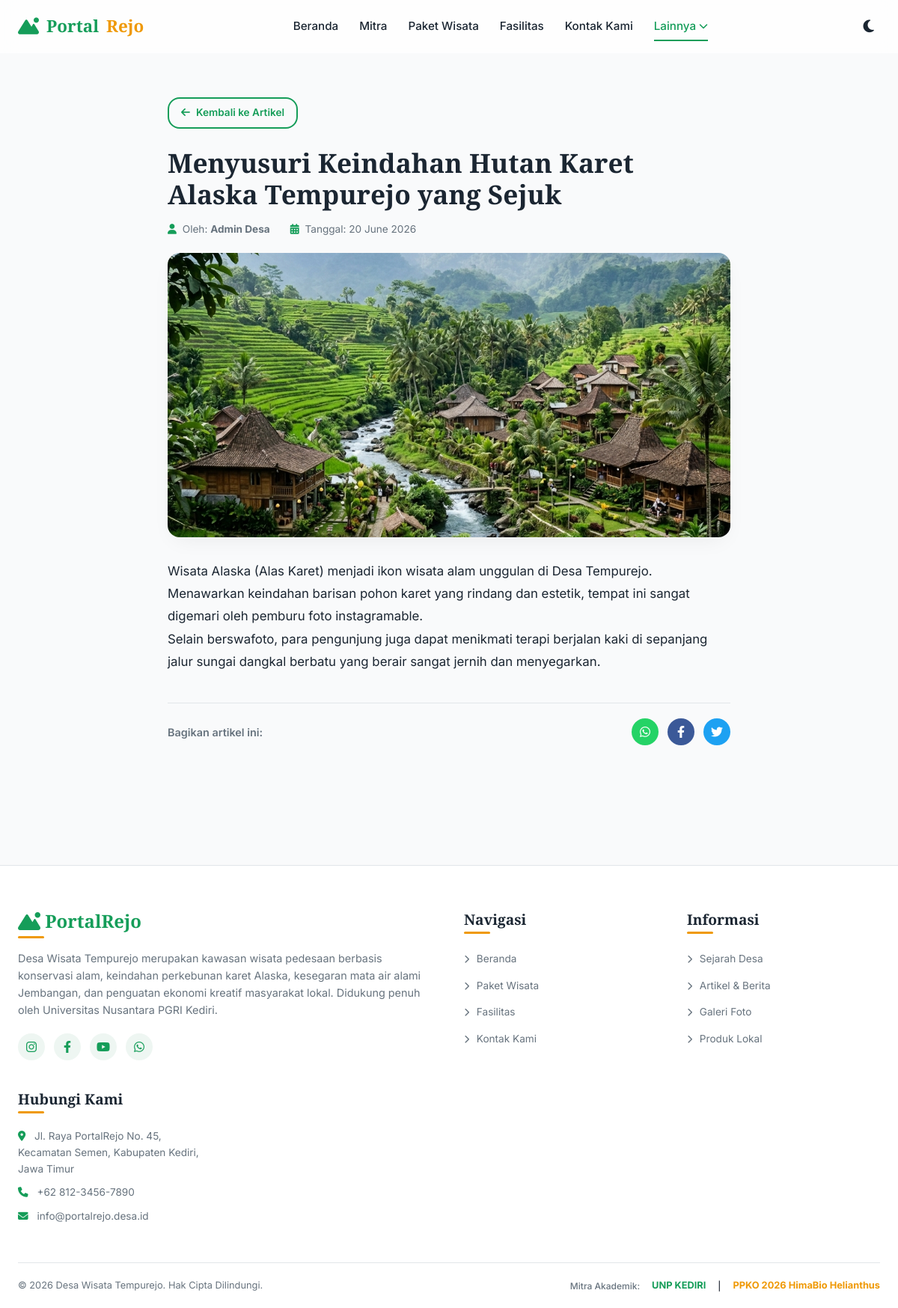
The app's page /index.php?page=artikel&slug=menyusuri-keindahan-hutan-karet-alaska-tempurejo with its own data.
### tables this page shows
CREATE TABLE IF NOT EXISTS `artikel` (
  `id` INT AUTO_INCREMENT PRIMARY KEY,
  `judul` VARCHAR(150) NOT NULL,
  `slug` VARCHAR(150) NOT NULL UNIQUE,
  `konten` TEXT NOT NULL,
  `gambar` VARCHAR(255),
  `penulis` VARCHAR(100) DEFAULT 'Admin',
  `created_at` TIMESTAMP DEFAULT CURRENT_TIMESTAMP
);

### config/db.php (called while the page is built, shortened)
<?php
$db_host = 'localhost';
$db_user = 'root';
$db_pass = '';
$db_name = 'desa_wisata_tempurejo';
$pdo = null;
$db_connected = false;
try {
    $dsn = "mysql:host=$db_host;dbname=$db_name;charset=utf8mb4";
    $options = [
        PDO::ATTR_ERRMODE            => PDO::ERRMODE_EXCEPTION,
        PDO::ATTR_DEFAULT_FETCH_MODE => PDO::FETCH_ASSOC,
        PDO::ATTR_EMULATE_PREPARES   => false,
    ];
    $pdo = new PDO($dsn, $db_user, $db_pass, $options);
    $db_connected = true;
} catch (PDOException $e) {
    $db_connected = false;
}
function get_artikel($slug = null) {
    global $pdo, $db_connected;
    $mock_artikel = [
        [
            'id' => 1,
            'judul' => 'PPK Ormawa HimaBio Helianthus 2026 Kembangkan Digitalisasi Desa Wisata Tempurejo',
            'slug' => 'ppko-himabio-helianthus-digitalisasi-desa-tempurejo',
            'konten' => '<p>Desa Tempurejo kini melangkah maju menuju desa wisata digital. Tim PPK Ormawa HimaBio Helianthus UNP Kediri berkolaborasi dengan perangkat desa meluncurkan platform PortalRejo untuk mempromosikan destinasi unggulan desa.</p><p>Melalui sistem portal informasi ini, wisatawan luar kota dapat dengan mudah menemukan letak Wisata Alaska, melakukan reservasi homestay, memesan paket wisata Jembangan, dan berbelanja produk lokal Tempurejo.</p>',
            'gambar' => 'artikel_launching.jpg',
            'penulis' => 'Tim Dokumentasi PPKO',
            'created_at' => '2026-06-18 10:00:00'
        ],
        [
            'id' => 2,
            'judul' => 'Menyusuri Keindahan Hutan Karet Alaska Tempurejo yang Sejuk',
            'slug' => 'menyusuri-keindahan-hutan-karet-alaska-tempurejo',
            'konten' => '<p>Wisata Alaska (Alas Karet) menjadi ikon wisata alam unggulan di Desa Tempurejo. Menawarkan keindahan barisan pohon karet yang rindang dan estetik, tempat ini sangat digemari oleh pemburu foto instagramable.</p><p>Selain berswafoto, para pengunjung juga dapat menikmati terapi berjalan kaki di sepanjang jalur sungai dangkal berbatu yang berair sangat jernih dan menyegarkan.</p>',
            'gambar' => 'artikel_pesona_alam.jpg',
            'penulis' => 'Admin Desa',
            'created_at' => '2026-06-15 08:30:00'
        ],
        [
            'id' => 3,
            'judul' => 'Merasakan Kesegaran Mata Air Alami di Wisata Jembangan Tempurejo',
            'slug' => 'kesegaran-mata-air-alami-wisata-jembangan-tempurejo',
            'konten' => '<p>Wisata Jembangan Tempurejo merupakan destinasi wisata pemandian keluarga yang airnya berasal langsung dari sumber mata air bawah tanah desa Tempurejo.</p><p>Kolam renang yang dikelilingi rindangnya pepohonan membuat suasana berenang terasa sangat asri. Pengelola juga menyediakan kolam terapi ikan yang bermanfaat bagi kesehatan sirkulasi darah pengunjung.</p>',
            'gambar' => 'artikel_tempe_sagu.jpg',
            'penulis' => 'Pokja Wisata Jembangan',
            'created_at' => '2026-06-12 14:15:00'
        ]
    ];
    if ($slug !== null) {
        if ($db_connected) {
            try {
                $stmt = $pdo->prepare("SELECT * FROM artikel WHERE slug = ?");
                $stmt->execute([$slug]);
                $res = $stmt->fetch();
                if ($res) return $res;
            } catch (PDOException $e) {
            }
        }
        return null;
    }
    return $mock_artikel;
}

### pages/artikel.php (the view, shortened to what this page needs)
<?php
$slug = isset($_GET['slug']) ? $_GET['slug'] : null;
if ($slug !== null):
    $art = get_artikel($slug);
    if ($art):
?>
        <section class="section" style="padding-top: 130px;">
            <div class="container" style="max-width: 800px;">
                <a href="index.php?page=artikel" class="btn btn-outline" style="color: var(--primary); border-color: var(--primary); padding: 8px 16px; font-size: 0.85rem; margin-bottom: 24px;">
                    <i class="fas fa-arrow-left"></i> Kembali ke Artikel
                </a>
                <article>
                    <div style="margin-bottom: 20px;">
                        <h1 style="font-size: 2.2rem; line-height: 1.2; margin-bottom: 16px;"><?php echo htmlspecialchars($art['judul']); ?></h1>
                        <div class="artikel-meta" style="font-size: 0.85rem;">
                            <span><i class="fas fa-user"></i> Oleh: <strong><?php echo htmlspecialchars($art['penulis']); ?></strong></span>
                            <span style="margin-left: 15px;"><i class="fas fa-calendar-alt"></i> Tanggal: <?php echo date('d F Y', strtotime($art['created_at'])); ?></span>
                        </div>
                    </div>
                    <div style="border-radius: var(--border-radius); overflow: hidden; margin-bottom: 30px; box-shadow: var(--shadow); height: 380px;">
                        <img src="assets/images/<?php echo htmlspecialchars($art['gambar']); ?>" alt="<?php echo htmlspecialchars($art['judul']); ?>" style="width: 100%; height: 100%; object-fit: cover;">
                    </div>
                    <div class="artikel-content-body" style="font-size: 1.05rem; line-height: 1.8; color: var(--text);">
                        <?php echo $art['konten'];  ?>
                    </div>
                </article>
                <div style="margin-top: 40px; border-top: 1px solid var(--border); padding-top: 20px; display: flex; align-items: center; justify-content: space-between; flex-wrap: wrap; gap: 15px;">
                    <span style="font-size: 0.9rem; font-weight: 600; color: var(--text-muted);">Bagikan artikel ini:</span>
                    <div class="social-links" style="margin-top: 0;">
                        <?php
                        $actual_link = (isset($_SERVER['HTTPS']) && $_SERVER['HTTPS'] === 'on' ? "https" : "http") . "://$_SERVER[HTTP_HOST]$_SERVER[REQUEST_URI]";
                        ?>
                        <a href="https://api.whatsapp.com/send?text=<?php echo rawurlencode($art['judul'] . " - " . $actual_link); ?>" target="_blank" class="social-icon" style="background-color: #25D366; color: white;" title="Share WhatsApp"><i class="fab fa-whatsapp"></i></a>
                        <a href="https://www.facebook.com/sharer/sharer.php?u=<?php echo rawurlencode($actual_link); ?>" target="_blank" class="social-icon" style="background-color: #3b5998; color: white;" title="Share Facebook"><i class="fab fa-facebook-f"></i></a>
                        <a href="https://twitter.com/intent/tweet?text=<?php echo rawurlencode($art['judul']); ?>&url=<?php echo rawurlencode($actual_link); ?>" target="_blank" class="social-icon" style="background-color: #1da1f2; color: white;" title="Share Twitter"><i class="fab fa-twitter"></i></a>
                    </div>
                </div>
            </div>
        </section>
<?php
    endif;
endif; ?>

### assets/css/style.css (style rules this page uses)
:root { --primary-hue: 150; --accent-hue: 38; --primary: hsl(var(--primary-hue), 76%, 35%); --primary-hover: hsl(var(--primary-hue), 76%, 28%); --primary-light: hsl(var(--primary-hue), 30%, 95%); --accent: hsl(var(--accent-hue), 95%, 48%); --accent-hover: hsl(var(--accent-hue), 95%, 40%); --bg-light: hsl(210, 20%, 98%); --bg-card-light: hsl(0, 0%, 100%); --text-light: hsl(210, 30%, 15%); --text-muted-light: hsl(210, 10%, 45%); --border-light: hsl(210, 15%, 90%); --bg-dark: hsl(220, 30%, 8%); --bg-card-dark: hsl(220, 25%, 12%); --text-dark: hsl(210, 20%, 95%); --text-muted-dark: hsl(210, 10%, 65%); --border-dark: hsl(220, 20%, 18%); --bg: var(--bg-light); --bg-card: var(--bg-card-light); --text: var(--text-light); --text-muted: var(--text-muted-light); --border: var(--border-light); --shadow: 0 10px 30px -10px rgba(0, 0, 0, 0.08); --shadow-hover: 0 20px 40px -15px rgba(0, 0, 0, 0.15); --glass-bg: rgba(255, 255, 255, 0.75); --glass-border: rgba(255, 255, 255, 0.25); --font-heading: 'Playfair Display', serif; --font-body: 'Inter', sans-serif; --border-radius: 16px; --border-radius-sm: 8px; --transition: all 0.3s cubic-bezier(0.4, 0, 0.2, 1); }
* { margin: 0; padding: 0; box-sizing: border-box; }
html { scroll-behavior: smooth; font-size: 16px; }
body { background-color: var(--bg); color: var(--text); font-family: var(--font-body); line-height: 1.6; overflow-x: hidden; transition: background-color 0.3s ease, color 0.3s ease; }
h1, h2, h3, h4, h5, h6 { font-family: var(--font-heading); font-weight: 700; line-height: 1.2; color: var(--text); }
a { color: inherit; text-decoration: none; transition: var(--transition); }
img { max-width: 100%; height: auto; display: block; }
.container { width: 100%; max-width: 1200px; margin: 0 auto; padding: 0 24px; }
.section { padding: 80px 0; }
.btn { display: inline-flex; align-items: center; gap: 8px; padding: 14px 28px; border-radius: var(--border-radius); font-weight: 600; font-size: 0.95rem; cursor: pointer; border: none; transition: var(--transition); }
.btn-outline { background-color: transparent; color: white; border: 2px solid white; }
.artikel-meta { font-size: 0.75rem; color: var(--text-muted); margin-bottom: 8px; display: flex; gap: 12px; }
.artikel-meta span i { color: var(--primary); margin-right: 4px; }
.social-links { display: flex; gap: 12px; margin-top: 16px; }
.social-icon { width: 36px; height: 36px; border-radius: 50%; background-color: var(--primary-light); color: var(--primary); display: flex; align-items: center; justify-content: center; transition: var(--transition); }

### records on screen
artikel: judul "Menyusuri Keindahan Hutan Karet Alaska Tempurejo yang Sejuk", penulis "Admin Desa", created_at "20 June 2026", gambar (picture), konten "Wisata Alaska (Alas Karet) menjadi ikon wisata alam unggulan di Desa Tempurejo. Menawarkan keindahan barisan pohon karet yang rindang dan estetik, tempat ini sangat digemari oleh pemburu foto instagramable. Selain berswafoto, para pengunjung juga dapat menikmati terapi berjalan kaki di sepanjang jalur sungai dangkal berbatu yang berair sangat jernih dan menyegarkan."
